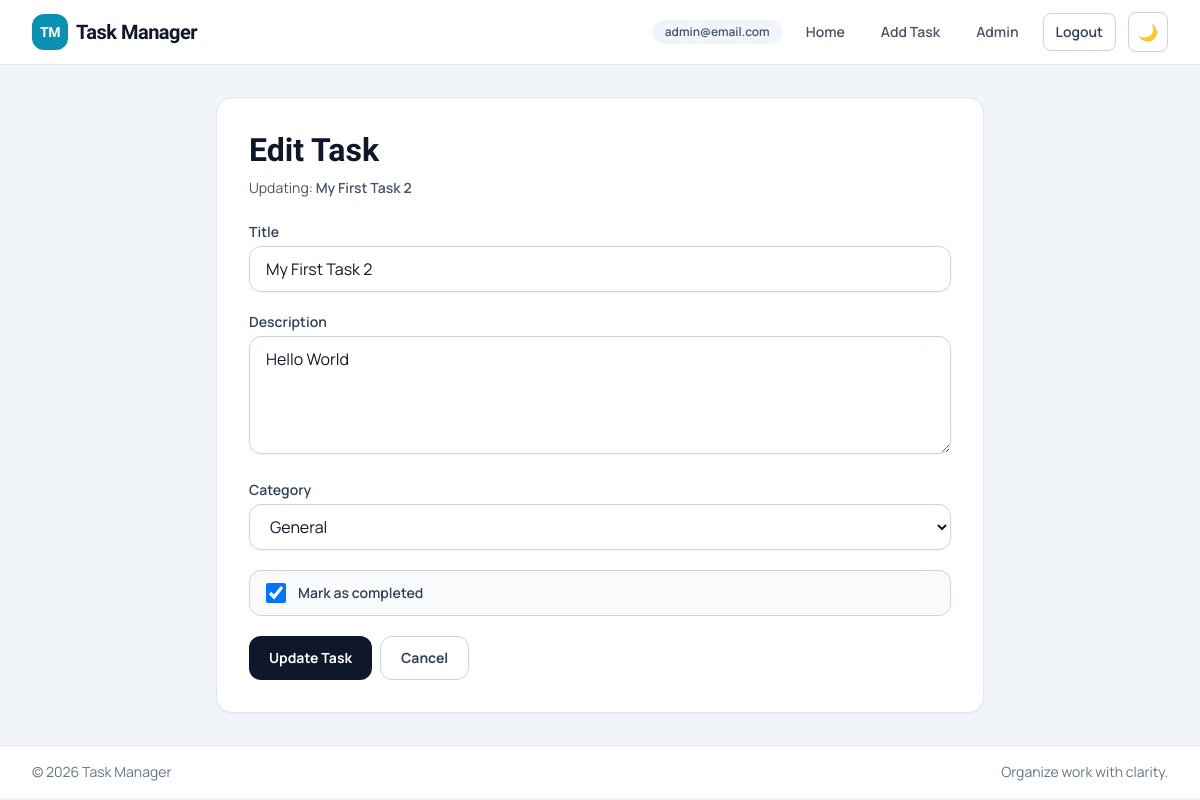
Page /tasks/edit/2/ (signed in) on the earlier database version.
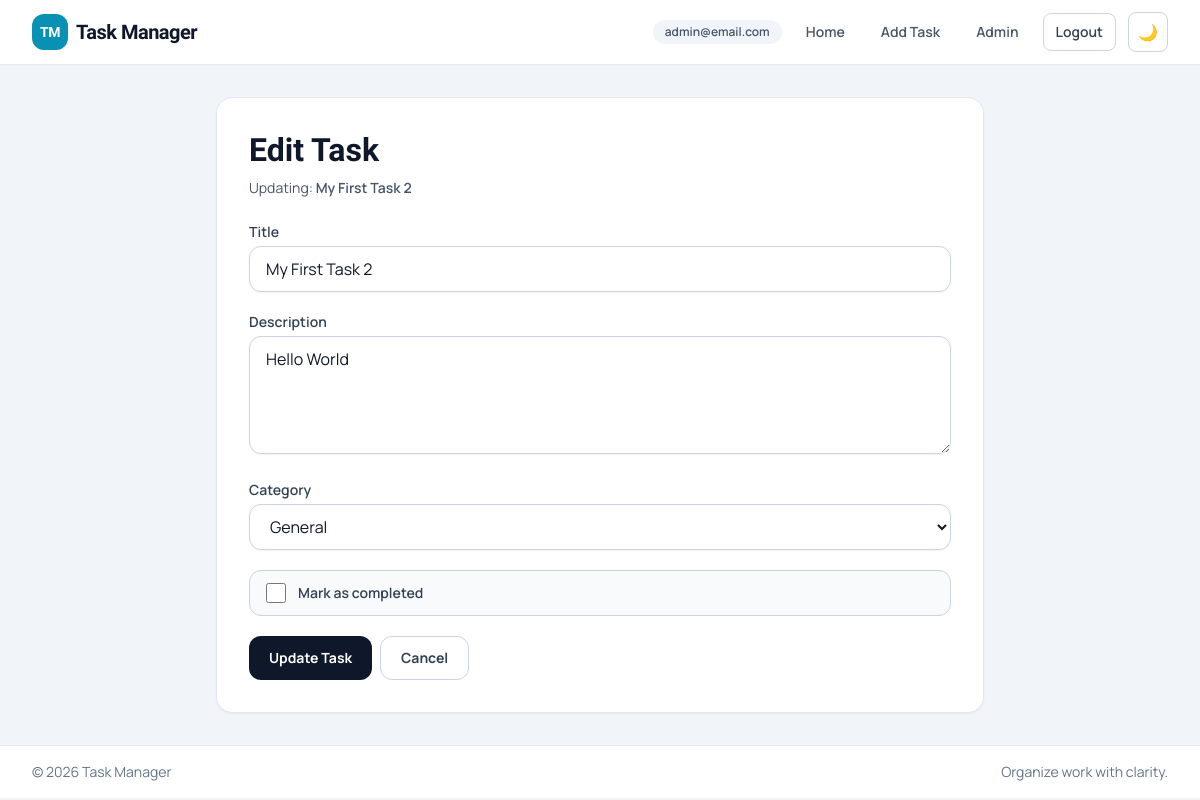
Same page on the later database version.
### task/models.py (models this page shows, shortened)
class Task(models.Model):
    class Category(models.TextChoices):
        GENERAL = 'general', 'General'
        WORK = 'work', 'Work'
        PERSONAL = 'personal', 'Personal'
        STUDY = 'study', 'Study'
        HEALTH = 'health', 'Health'
    user = models.ForeignKey(AUTH_USER_MODEL, on_delete=models.CASCADE, related_name='tasks')
    title = models.CharField(max_length=200)
    description = models.TextField()
    category = models.CharField(max_length=20, choices=Category.choices, default=Category.GENERAL)
    completed = models.BooleanField(default=False)
    created_at = models.DateTimeField(auto_now_add=True)
    class Meta:
        indexes = [
            models.Index(fields=['user', 'completed', 'category']),
            models.Index(fields=['user', '-created_at']),
        ]

### task/views.py (the view, shortened to what this page needs)
# urls.py: path('tasks/edit/<int:task_id>/', views.edit_task, name='edit_task'),
@login_required
def edit_task(request, task_id):
    task = get_object_or_404(models.Task, id=task_id, user=request.user)
    form = TaskForm(instance=task)
    return render(request, 'task/edit_task.html', {'form': form, 'task': task})

### task/templates/task/edit_task.html (shortened to what this page needs)
{% extends  'task/base.html' %}
{% block content %}
    <section class="mx-auto max-w-3xl rounded-2xl border border-slate-200 bg-white p-5 shadow-sm dark:border-slate-800 dark:bg-slate-900 sm:p-8">
        <h2 class="font-display text-3xl font-bold leading-tight text-slate-900 dark:text-white sm:text-[2rem]">Edit Task</h2>
        <p class="mt-2 text-sm text-slate-600 dark:text-slate-300">Updating: <span class="font-semibold">{{ task.title }}</span></p>
        <form method="post" action="{% url 'edit_task' task.id %}" class="mt-6 space-y-5">
            {% for field in form %}
                {% if field.name == 'completed' %}
                    <label for="{{ field.id_for_label }}" class="flex items-center gap-3 rounded-xl border border-slate-300 bg-slate-50 px-4 py-3 text-sm font-semibold text-slate-700 dark:border-slate-700 dark:bg-slate-800/70 dark:text-slate-200">
                        {{ field }}
                        Mark as completed
                    </label>
                {% else %}
                    <div>
                        <label for="{{ field.id_for_label }}" class="mb-1 block text-sm font-semibold text-slate-700 dark:text-slate-200">{{ field.label }}</label>
                        {{ field }}
                    </div>
                {% endif %}
            {% endfor %}
            <div class="flex flex-col gap-2 sm:flex-row">
                <button type="submit" class="inline-flex h-11 items-center justify-center rounded-xl bg-slate-900 px-5 text-sm font-bold text-white transition hover:bg-slate-800 dark:bg-white dark:text-slate-900 dark:hover:bg-slate-200">Update Task</button>
                <a href="{% url 'task_list' %}" class="inline-flex h-11 items-center justify-center rounded-xl border border-slate-300 px-5 text-sm font-bold text-slate-700 transition hover:bg-slate-100 dark:border-slate-700 dark:text-slate-200 dark:hover:bg-slate-800">Cancel</a>
            </div>
        </form>
    </section>
{% endblock %}

Differences in the rows shown:
changed Task "My First Task 2": completed "☑" → "☐"
